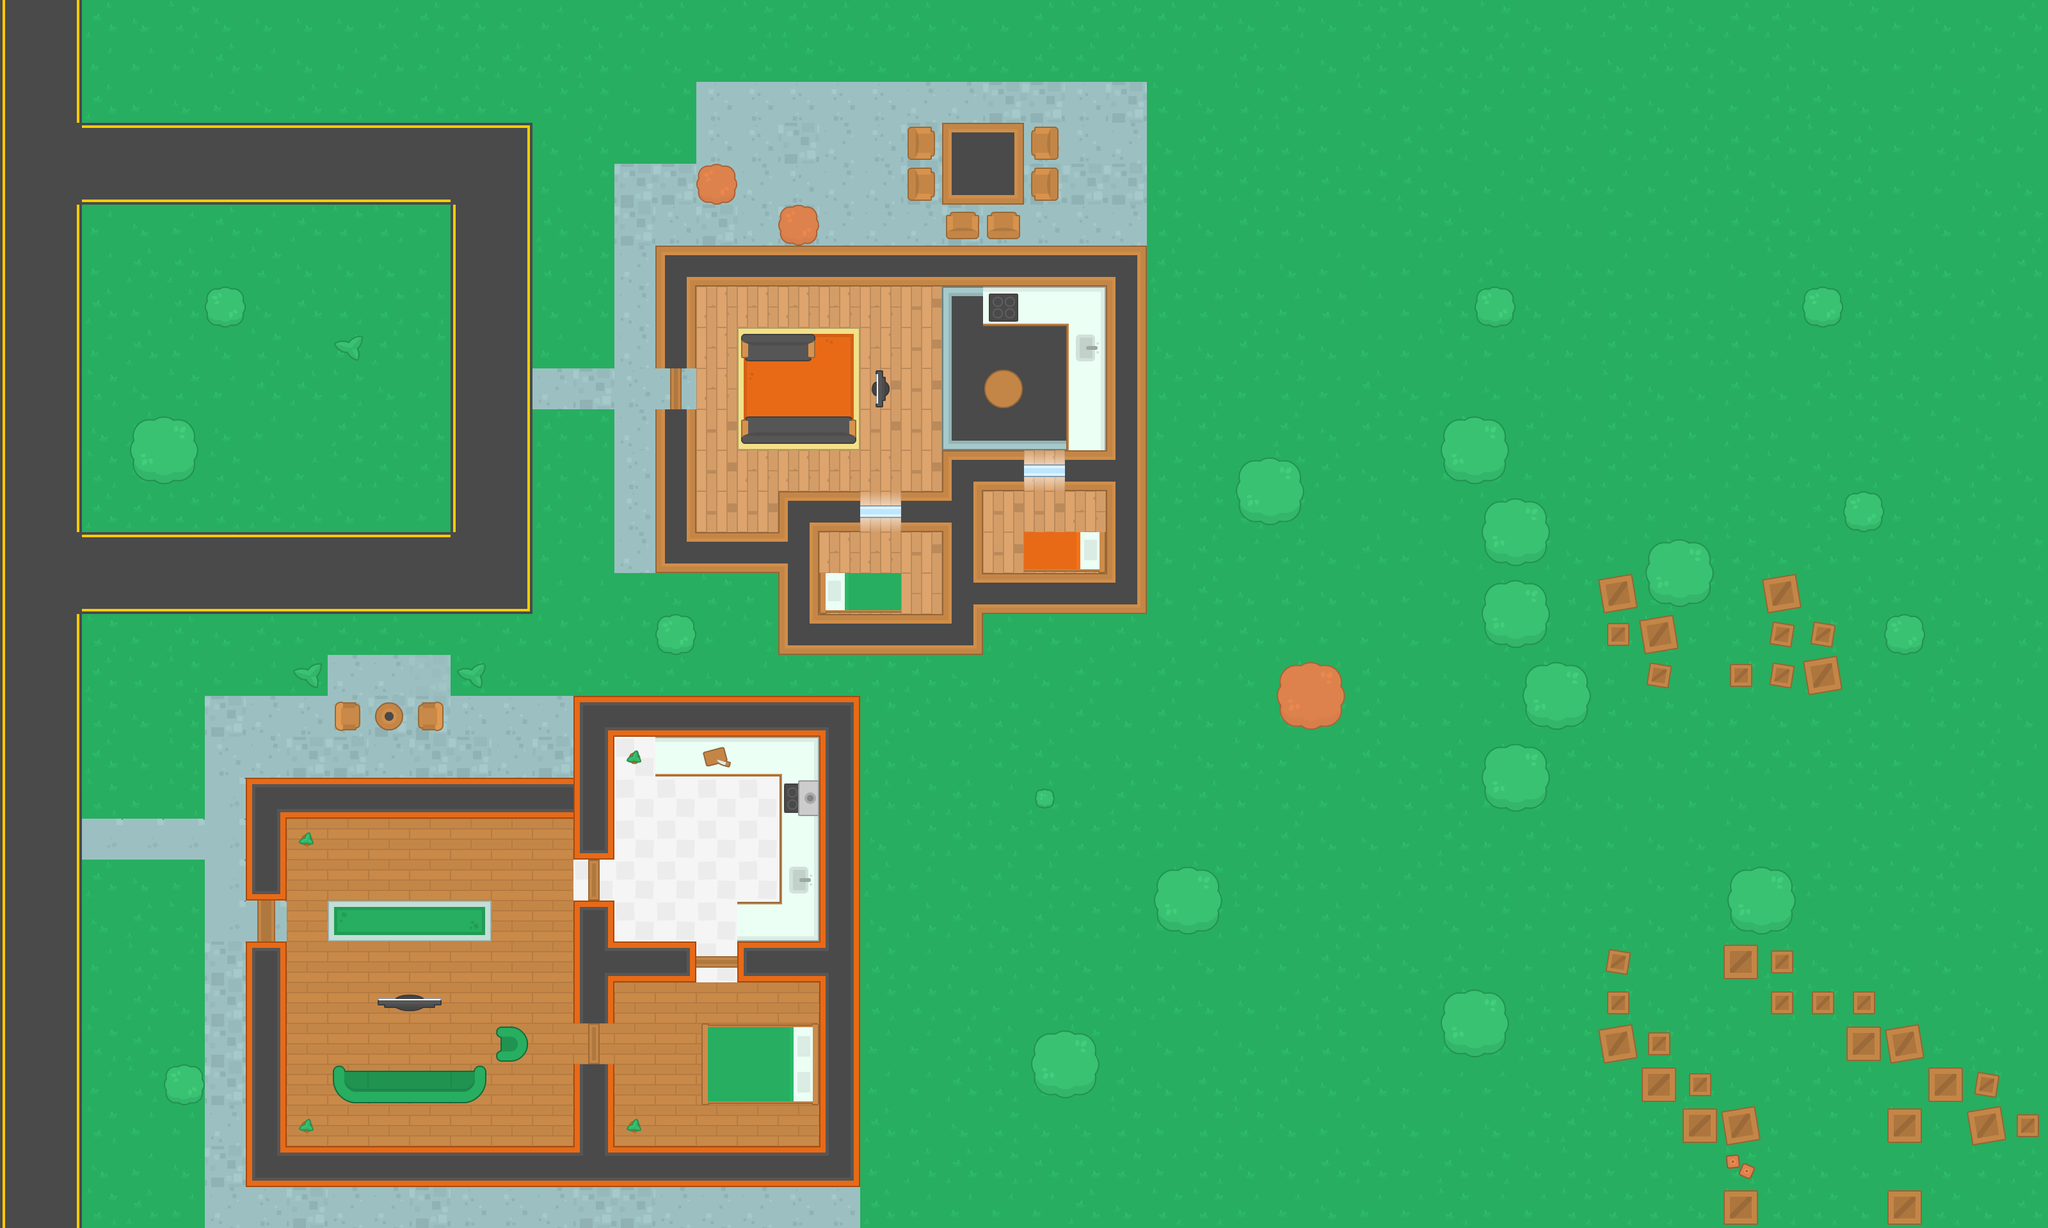

Rendered tile map (Tiled .tmx) drawn with the repository's tilesets; below, a short description and the map source with its tile grids summarised:
An orthogonal 50x30 tile map with 64x64 px tiles, 6 tile layers (Ground Layer, House Floor Level, House Walls Layer, House Furniture, ...) and 114 objects (105x obstacle, 6x zombie, player).

<map version="1.5" tiledversion="1.7.2" orientation="orthogonal" renderorder="right-down" width="50" height="30" tilewidth="64" tileheight="64" infinite="0" nextlayerid="9" nextobjectid="123">
 <tileset firstgid="1" source="../../Lesson_15/maps/Kenny Top Down.tsx" />
 <layer id="1" name="Ground Layer" width="50" height="30">
  <data>[1500 cells, 1500 non-empty, 15 distinct tile ids]</data>
 </layer>
 <layer id="4" name="House Floor Level" width="50" height="30">
  <data>[1500 cells, 183 non-empty, 24 distinct tile ids]</data>
 </layer>
 <layer id="3" name="House Walls Layer" width="50" height="30">
  <data>[1500 cells, 122 non-empty, 32 distinct tile ids]</data>
 </layer>
 <layer id="5" name="House Furniture" width="50" height="30">
  <data>[1500 cells, 87 non-empty, 38 distinct tile ids]</data>
 </layer>
 <layer id="6" name="House Accent Layer" width="50" height="30">
  <data>[1500 cells, 1 non-empty, 1 distinct tile ids]</data>
 </layer>
 <layer id="2" name="Tree Layer" width="50" height="30">
  <data>[1500 cells, 72 non-empty, 15 distinct tile ids]</data>
 </layer>
 <objectgroup id="7" name="Obstacles">
  <object id="1" name="obstacle" x="384" y="1216" width="512" height="64" />
  <object id="16" name="obstacle" x="592" y="1552" width="96" height="32" />
  <object id="17" name="obstacle" x="768" y="1600" width="48" height="64" />
  <object id="18" name="obstacle" x="528" y="1664" width="224" height="64" />
  <object id="6" name="obstacle" x="448" y="1792" width="896" height="64" />
  <object id="8" name="obstacle" x="1024" y="384" width="768" height="64" />
  <object id="79" name="obstacle" x="1088" y="832" width="128" height="64" />
  <object id="80" name="obstacle" x="1216" y="768" width="112" height="64" />
  <object id="81" name="obstacle" x="1424" y="768" width="48" height="64" />
  <object id="87" name="obstacle" x="1536" y="896" width="192" height="64" />
  <object id="88" name="obstacle" x="1536" y="704" width="48" height="64" />
  <object id="89" name="obstacle" x="1680" y="704" width="48" height="64" />
  <object id="90" name="obstacle" x="1536" y="448" width="192" height="64" />
  <object id="91" name="obstacle" x="1664" y="512" width="64" height="192" />
  <object id="93" name="obstacle" x="1168" y="656" width="160" height="32" />
  <object id="95" name="obstacle" x="1552" y="592" width="32" height="32" />
  <object id="94" name="obstacle" x="1168" y="528" width="96" height="32" />
  <object id="92" name="obstacle" x="1366" y="580" width="16" height="48" />
  <object id="84" name="obstacle" x="1280" y="960" width="192" height="64" />
  <object id="85" name="obstacle" x="1296" y="896" width="96" height="64" />
  <object id="86" name="obstacle" x="1616" y="832" width="112" height="64" />
  <object id="76" name="obstacle" x="1728" y="448" width="64" height="512" />
  <object id="77" name="obstacle" x="1024" y="448" width="64" height="112" />
  <object id="78" name="obstacle" x="1024" y="656" width="64" height="240" />
  <object id="82" name="obstacle" x="1472" y="704" width="64" height="320" />
  <object id="83" name="obstacle" x="1216" y="832" width="64" height="192" />
  <object id="73" name="obstacle" x="896" y="1088" width="384" height="64" />
  <object id="9" name="obstacle" x="896" y="1152" width="64" height="176" />
  <object id="10" name="obstacle" x="896" y="1424" width="64" height="160" />
  <object id="41" name="obstacle" x="896" y="1680" width="64" height="112" />
  <object id="96" name="obstacle" x="980" y="1753" width="16" height="16" />
  <object id="97" name="obstacle" x="464" y="1749" width="16" height="16" />
  <object id="98" name="obstacle" x="464" y="1309" width="16" height="16" />
  <object id="11" name="obstacle" x="960" y="1472" width="112" height="64" />
  <object id="13" name="obstacle" x="1024" y="1152" width="256" height="64" />
  <object id="12" name="obstacle" x="1168" y="1408" width="112" height="128" />
  <object id="15" name="obstacle" x="1104" y="1600" width="176" height="128" />
  <object id="4" name="obstacle" x="384" y="1280" width="64" height="112" />
  <object id="5" name="obstacle" x="384" y="1488" width="64" height="368" />
  <object id="7" name="obstacle" x="1280" y="1088" width="64" height="704" />
  <object id="14" name="obstacle" x="1216" y="1216" width="64" height="192" />
  <object id="24" name="obstacle" x="592" y="1103" width="32" height="32" />
  <object id="26" name="obstacle" x="528" y="1104" width="32" height="32" />
  <object id="25" name="obstacle" x="656" y="1104" width="32" height="32" />
  <object id="27" name="obstacle" x="720" y="1040" width="32" height="32" />
  <object id="29" name="obstacle" x="1040" y="976" width="32" height="32" />
  <object id="32" name="obstacle" x="1632" y="1632" width="64" height="64" />
  <object id="33" name="obstacle" x="1824" y="1376" width="64" height="64" />
  <object id="42" name="obstacle" x="2272" y="1568" width="64" height="64" />
  <object id="43" name="obstacle" x="2720" y="1376" width="64" height="64" />
  <object id="99" name="obstacle" x="2695" y="1480" width="48" height="48" />
  <object id="100" name="obstacle" x="2886" y="1608" width="48" height="48" />
  <object id="101" name="obstacle" x="2950" y="1606" width="48" height="48" />
  <object id="102" name="obstacle" x="3016" y="1671" width="48" height="48" />
  <object id="103" name="obstacle" x="3080" y="1736" width="48" height="48" />
  <object id="104" name="obstacle" x="2950" y="1736" width="48" height="48" />
  <object id="105" name="obstacle" x="2950" y="1863" width="48" height="48" />
  <object id="106" name="obstacle" x="2697" y="1864" width="48" height="48" />
  <object id="121" name="obstacle" x="2698" y="1808" width="16" height="16" />
  <object id="122" name="obstacle" x="2720" y="1824" width="16" height="16" />
  <object id="107" name="obstacle" x="2695" y="1737" width="48" height="48" />
  <object id="109" name="obstacle" x="2567" y="1673" width="48" height="48" />
  <object id="110" name="obstacle" x="2500" y="1607" width="48" height="48" />
  <object id="111" name="obstacle" x="2512" y="1552" width="32" height="32" />
  <object id="113" name="obstacle" x="2576" y="1616" width="32" height="32" />
  <object id="114" name="obstacle" x="2640" y="1680" width="32" height="32" />
  <object id="115" name="obstacle" x="2768" y="1488" width="32" height="32" />
  <object id="116" name="obstacle" x="2768" y="1552" width="32" height="32" />
  <object id="117" name="obstacle" x="2832" y="1552" width="32" height="32" />
  <object id="118" name="obstacle" x="2896" y="1552" width="32" height="32" />
  <object id="119" name="obstacle" x="3088" y="1680" width="32" height="32" />
  <object id="120" name="obstacle" x="3152" y="1744" width="32" height="32" />
  <object id="112" name="obstacle" x="2512" y="1488" width="32" height="32" />
  <object id="108" name="obstacle" x="2631" y="1735" width="48" height="48" />
  <object id="44" name="obstacle" x="2592" y="864" width="64" height="64" />
  <object id="58" name="obstacle" x="2272" y="672" width="64" height="64" />
  <object id="59" name="obstacle" x="2336" y="800" width="64" height="64" />
  <object id="60" name="obstacle" x="2336" y="928" width="64" height="64" />
  <object id="61" name="obstacle" x="2400" y="1056" width="64" height="64" />
  <object id="62" name="obstacle" x="2336" y="1184" width="64" height="64" />
  <object id="63" name="obstacle" x="2504" y="903" width="48" height="48" />
  <object id="64" name="obstacle" x="2566" y="970" width="48" height="48" />
  <object id="65" name="obstacle" x="2754" y="903" width="48" height="48" />
  <object id="66" name="obstacle" x="2704" y="1040" width="32" height="32" />
  <object id="67" name="obstacle" x="2822" y="1033" width="48" height="48" />
  </objectgroup>
 <objectgroup id="8" name="Actors">
  <!-- 8 objects omitted --></objectgroup>
</map>
<!-- 29 of 114 objects omitted -->
